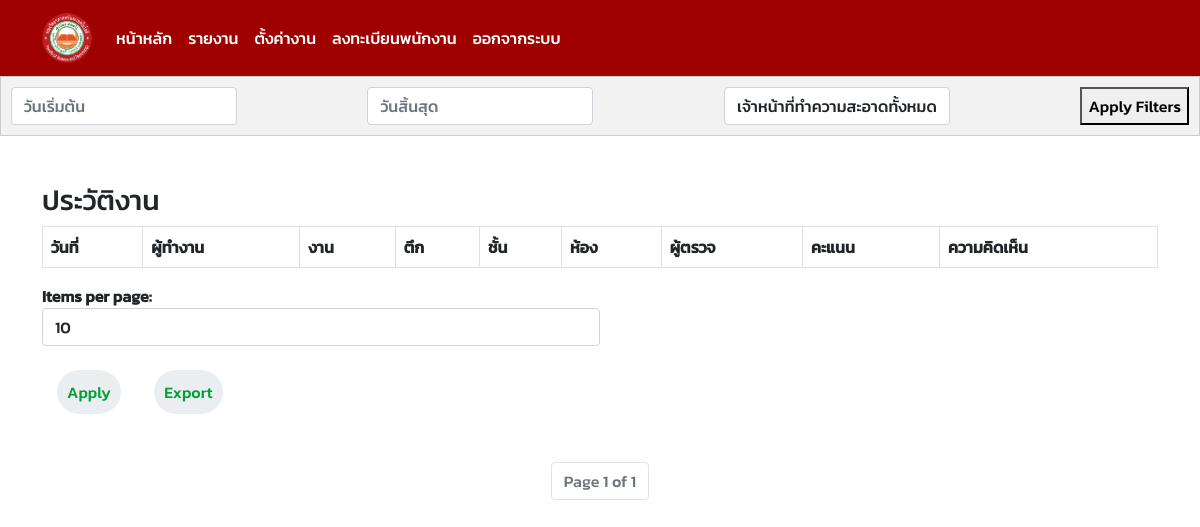
Page /workdata-history/ (signed in) on the earlier database version.
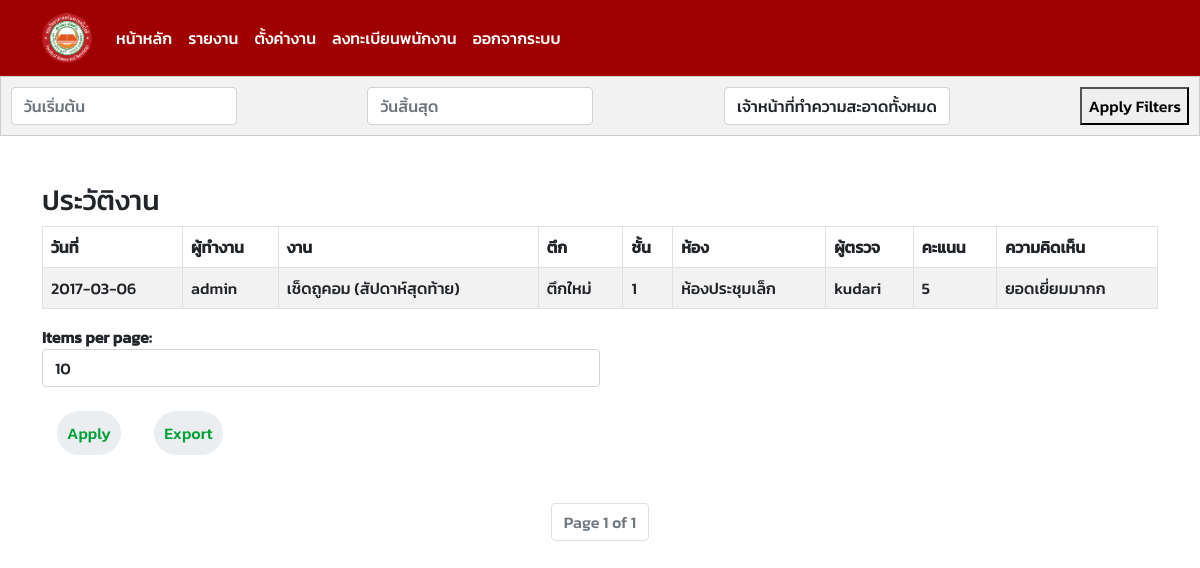
Same page on the later database version.
### cleanerapp/models.py (models this page shows, shortened)
class WorksData(models.Model):
    date = models.DateField()
    status = models.CharField(max_length=20)
    rating = models.IntegerField(default=0)
    work = models.ForeignKey(Work, on_delete=models.CASCADE)
    comment = models.CharField(max_length=500)
    staff = models.CharField(max_length=100)
    class Meta:
        verbose_name_plural = "บันทึกข้อมูลทำความสะอาด"

class Work(models.Model):
    work_name = models.CharField(max_length=100)
    cleaner = models.ForeignKey(Cleaner, on_delete=models.CASCADE)
    room = models.ForeignKey(Room, on_delete=models.CASCADE)
    WEEKDAYS = [
        ('Sunday', 'Sunday'),
        ('Monday', 'Monday'),
        ('Tuesday', 'Tuesday'),
        ('Wednesday', 'Wednesday'),
        ('Thursday', 'Thursday'),
        ('Friday', 'Friday'),
        ('Saturday', 'Saturday'),
    ]
    day = models.CharField(max_length=9, choices=WEEKDAYS)  # Set max_length to accommodate the longest weekday name
    class Meta:
        unique_together = ('work_name', 'cleaner', 'room', 'day')
        verbose_name_plural = "งาน"

class Cleaner(models.Model):
    SEX_CHOICES = [
        ('Male', 'Male'),
        ('Female', 'Female'),
    ]
    profile_image = models.ImageField(upload_to='profile_images/', blank=True, null=True)
    user = models.OneToOneField(User, on_delete=models.CASCADE)
    sex = models.CharField(max_length=10, choices=SEX_CHOICES)
    class Meta:
        verbose_name_plural = "พนักงานทำความสะอาด"

class Room(models.Model):
    room_name = models.CharField(max_length=100)
    building = models.ForeignKey(Building, on_delete=models.CASCADE)
    floor_num = models.PositiveIntegerField()
    class Meta:
        unique_together = ('room_name', 'building', 'floor_num')
        verbose_name_plural = "ห้อง"

class Building(models.Model):
    name = models.CharField(max_length=100, unique=True)
    total_floors = models.PositiveIntegerField()
    class Meta:
        verbose_name_plural = "ตึก"

### cleanerapp/views.py (the view)
# urls.py: path('workdata-history/', views.get_workdata_history, name='workdata_history'),
@login_required
@staff_required
def get_workdata_history(request):
    workdata_history = WorksData.objects.all()
    start_date = request.GET.get('start_date')
    end_date = request.GET.get('end_date')
    cleaner_query = request.GET.get('cleaner')
    cleaner_choices = Cleaner.objects.values_list('user__first_name', flat=True).distinct().order_by('user__first_name')
    start_date = datetime.strptime(start_date, '%Y-%m-%d') if start_date else None
    end_date = datetime.strptime(end_date, '%Y-%m-%d') if end_date else None
    if start_date:
        workdata_history = workdata_history.filter(date__gte=start_date)
    if end_date:
        workdata_history = workdata_history.filter(date__lte=end_date)
    if cleaner_query:
        workdata_history = workdata_history.filter(work__cleaner__user__first_name=cleaner_query)
    page_number = request.GET.get('page')
    items_per_page = request.GET.get('items_per_page', 10)  # Default to 10 items per page
    paginator = Paginator(workdata_history, items_per_page)
    page_data = paginator.get_page(page_number)
    context = {
        'workdata_history': page_data,
        'cleaner_choices' : cleaner_choices,
        'start_date' : start_date,
        'end_date' : end_date,
        'items_per_page': items_per_page,
    }
    return render(request, 'work_history.html', context)

### templates/work_history.html (shortened to what this page needs)
{% include 'navbar.html' %}
<!DOCTYPE html>
<html lang="en">
<head>
    {% load static %}
    <link rel="stylesheet" href="{% static 'css/cleaner.css' %}">
    <link href="https://cdn.jsdelivr.net/npm/bootstrap@5.0.0-alpha2/dist/css/bootstrap.min.css" rel="stylesheet">
    <link rel="stylesheet" href="https://cdnjs.cloudflare.com/ajax/libs/bootstrap-datepicker/1.9.0/css/bootstrap-datepicker.min.css">
</head>
<body style="font-family: 'Kanit-Medium', sans-serif;">
    <div class="filter-bar">
        <div class="filter-dropdown">
            <input type="text" class="form-control datepicker" id="start_date" placeholder="วันเริ่มต้น" name="start_date" value="{{ start_date|date:'%Y-%m-%d' }}">
        </div>
        <div class="filter-dropdown">
            <input type="text" class="form-control datepicker" id="end_date" placeholder="วันสิ้นสุด" name="end_date" value="{{ end_date|date:'%Y-%m-%d' }}">
        </div>
        <div class="filter-dropdown">
            <select class="form-control" id="cleanerFilter"placeholder="เจ้าหน้าที่ทำความสะอาดทั้งหมด" name="cleaner">
                <option value="">เจ้าหน้าที่ทำความสะอาดทั้งหมด</option>
            </select>
        </div>
        <button type="button" onclick="applyFilters()">Apply Filters</button>
    </div>
    <div class="container mt-5">
        <h3>ประวัติงาน</h3>
        <div class="table-responsive">
        <table id="workdata-table" class="table table-bordered table-striped">
            <thead class="thead-dark">
                <tr>
                    <th data-filter="true" data-filter-type="select">วันที่</th>
                    <th data-filter="true" data-filter-type="select">ผู้ทำงาน</th>
                    <th data-filter="true" data-filter-type="select">งาน</th>
                    <th data-filter="true" data-filter-type="select">ตึก</th>
                    <th data-filter="true" data-filter-type="select">ชั้น</th>
                    <th data-filter="true" data-filter-type="select">ห้อง</th>
                    <th data-filter="true" data-filter-type="select">ผู้ตรวจ</th>
                    <th data-filter="true" data-filter-type="select">คะแนน</th>
                    <th data-filter="true" data-filter-type="select">ความคิดเห็น</th>
                </tr>
            </thead>
            <tbody>
                {% for workdata in workdata_history %}
                <tr>
                    <td>{{ workdata.date|date:'Y-m-d' }}</td>
                    <td>{{ workdata.work.cleaner.user.first_name }}</td>
                    <td>{{ workdata.work.work_name }}</td>
                    <td>{{ workdata.work.room.building.name }}</td>
                    <td>{{ workdata.work.room.floor_num }}</td>
                    <td>{{ workdata.work.room.room_name }}</td>
                    <td>{{ workdata.staff }}</td>
                    <td>{{ workdata.rating }}</td>
                    <td>{{ workdata.comment }}</td>
                </tr>
                {% endfor %}
            </tbody>
        </table>
        </div>
            <div class="col-md-6">
                <form method="get">
                    <div class="form-group">
                        <label for="items_per_page">Items per page:</label>
                        <select class="form-control" name="items_per_page" id="items_per_page">
                            <option value="10" {% if items_per_page == 10 %}selected{% endif %}>10</option>
                        </select>
                    </div>
                </div>
                    <div class="row">
                    <div class="col-md-12">
                        <button type="submit" class="btn btn-primary mt-4 mb-5">Apply</button>
                        <button type="button" class="btn btn-success float-right mt-4 mb-5" id="exportBtn">Export</button>
                    </div>
                </div>
        <div class="pagination justify-content-center">
            <ul class="pagination">
                <li class="page-item disabled">
                    <span class="page-link">Page {{ workdata_history.number }} of {{ workdata_history.paginator.num_pages }}</span>
                </li>
            </ul>
        </div>
    </div>
</body>
</html>

### templates/navbar.html (shortened to what this page needs)
    <!DOCTYPE html>
    <html lang="en">
    <head>
        {% load static %}
        <link rel="stylesheet" href="{% static 'css/navbar.css' %}">
        <link rel="stylesheet" type="text/css" href="{% static 'css/fonts.css' %}">
        <link href="https://cdn.jsdelivr.net/npm/bootstrap@5.0.0-alpha2/dist/css/bootstrap.min.css" rel="stylesheet">
    </head>
    <body style="font-family: 'Kanit-Medium', sans-serif;">
        <nav class="navbar navbar-expand-lg navbar-dark" style="background-color: #9f0000;">
            <div class="container">
                <a class="navbar-brand" href="{% url 'login'%}"><img class="image-brand" src="{% static 'images/ftu_logo-removebg-preview.png' %}" alt="" srcset=""></a>
                <div class="collapse navbar-collapse" id="navbarNav">
                    <ul class="navbar-nav ml-auto">
                        {% if user.staff %}
                        <li class="nav-item">
                            <a class="nav-link text-white" href="{% url 'staff_works' %}">หน้าหลัก</a>
                        </li>
                        {% else %}
                        <li class="nav-item">
                            <a class="nav-link text-white" href="{% url 'cleaner_works' %}">หน้าหลัก</a>
                        </li>
                        {% endif %}
                        {% if user.staff %}
                        <li class="nav-item">
                            <a class="nav-link text-white" href="{% url 'workdata_history' %}">รายงาน</a>
                        </li>
                        <li class="nav-item">
                            <a class="nav-link text-white" href="{% url 'setting_works' %}">ตั้งค่างาน</a>
                        </li>
                        <li class="nav-item">
                            <a class="nav-link text-white" href="{% url 'register' %}">ลงทะเบียนพนักงาน</a>
                        </li>
                        {% endif %}
                        {% if user.is_authenticated %}
                        <a class="nav-link text-white" href="{% url 'logout' %}">ออกจากระบบ</a>
                        {% endif %}
                    </ul>
                </div>
            </div>
        </nav>
        </body>

### static/css/navbar.css (style rules this page uses)
.container .image-brand { width: 50px; height: 50px; flex-shrink: 0; }

### static/css/cleaner.css (style rules this page uses)
body { flex-direction: column; display: flex; }
button.btn { font-size: 16px; font-weight: 500; padding: 10px; margin: 15px; width: auto; background: #ebeef1; cursor: pointer; border: none; border-radius: 50px; color: #00a037; box-shadow: 20px 10px 10px 1px rgba(10, 90, 169, 0.16), -10px -10px -10px -1px rgba(255, 255, 255, 0.70); }
.filter-bar { display: flex; justify-content: space-between; background-color: #f2f2f2; padding: 10px; border: 1px solid #ccc; overflow-x: auto; }
.filter-dropdown { margin-right: 10px; }
label { font-weight: bold; }
select { padding: 5px; border: 1px solid #ccc; border-radius: 5px; }

Differences in the rows shown:
added WorksData: date "2017-03-06", work.cleaner.user.first_name "admin", work.work_name "เช็ดถูคอม (สัปดาห์สุดท้าย)", work.room.building.name "ตึกใหม่", work.room.floor_num "1", work.room.room_name "ห้องประชุมเล็ก", staff "kudari", rating "5", comment "ยอดเยี่ยมมากก"
